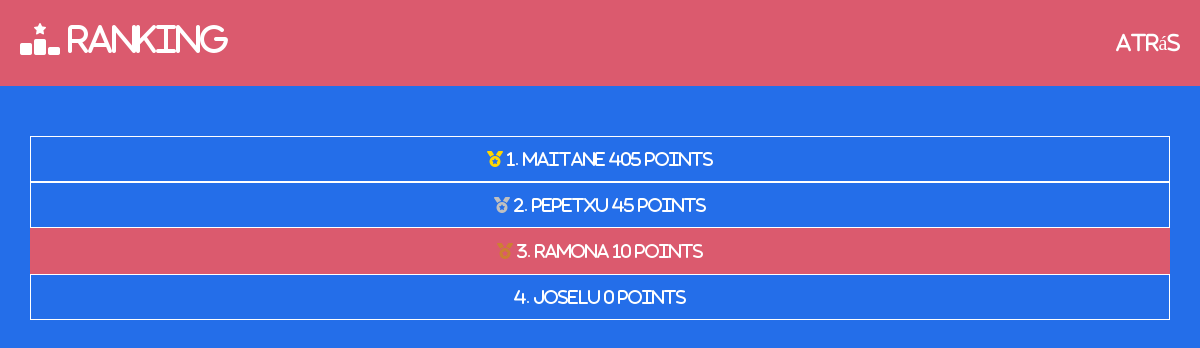
The app's page /game/ranking (signed in) with its own data.
### user/models.py (models this page shows, shortened)
class Ranking(models.Model):
    user = models.OneToOneField(User, on_delete=models.CASCADE)
    points=models.IntegerField()
    learnts=models.ManyToManyField(Term,through='Learnt')

### game/views.py (the view)
# urls.py: path('game/ranking',views.ranking,name='ranking'),
@login_required(login_url="/login")
def ranking(request):
    erabiltzaileak = Ranking.objects.all().annotate(rank=Window(
    expression=RowNumber(),order_by=F("points").desc())).order_by('-points')
    return render(request, 'ranking.html', {'users': erabiltzaileak})

### game/templates/ranking.html (shortened to what this page needs)
{% extends "base.html" %}
{% load static %}
{% block content %}
<nav class="navbar navbar-expand-lg navbar-dark">
    <h2><i class="fa-solid fa-ranking-star"></i> Ranking</h2>
    <div class="collapse navbar-collapse" id="navbarSupportedContent">
        <ul class="navbar-nav ml-auto">
            <li class="nav-item">
                <a href="{% url 'game' %}"><h5 class="m-0">Atrás</h5></a>
              </li>
        </ul>
    </div>
</nav>
<div class="games_container container">
    {% for use in users %}
        {% if use.rank == 1 %}
            {% if use.user == user %}
                <div class="user logged_user">
            {% else %}
                <div class="user">
            {% endif %}
                    <p><i class="fa-solid fa-medal gold"></i> {{ use.rank }}. {{use.user.username}} {{use.points}} points</p>
                </div>
        {% elif use.rank == 2 %}
            {% if use.user == user %}
                <div class="user logged_user">
            {% else %}
                <div class="user">
            {% endif %}
                    <p><i class="fa-solid fa-medal silver"></i> {{ use.rank }}. {{use.user.username}} {{use.points}} points</p>
                </div>
        {% elif use.rank == 3 %}
            {% if use.user == user %}
                <div class="user logged_user">
            {% else %}
                <div class="user">
            {% endif %}
                    <p><i class="fa-solid fa-medal bronze"></i> {{ use.rank }}. {{use.user.username}} {{use.points}} points</p>
                </div>
        {% else %}
            {% if use.user == user %}
                <div class="user logged_user">
            {% else %}
                <div class="user">
            {% endif %}
                    <p>{{ use.rank }}. {{use.user.username}} {{use.points}} points</p>
                </div>
        {% endif %}
    {% endfor %}
</div>
{% endblock content %}

### user/static/css/styles.css (style rules this page uses)
* { color: white; font-family: Montagu Slab, FontAwesome; }
body { background-color: #246ee9; }
.games_container { text-align: center; margin-top: 50px; padding: 0 !important; }
nav { background-color: #db5a6e !important; padding: 20px !important; }
nav a { color: white; }
.user { border: 1px solid white; }
.user p { margin: 10px; }
.logged_user { background-color: #db5a6e; border-color: #db5a6e; }
.gold { color: gold; }
.silver { color: silver; }
.bronze { color: #cd7f32; }

### records on screen
Ranking: rank "1", user.username "maitane", points "405"
Ranking: rank "2", user.username "Pepetxu", points "45"
Ranking: rank "3", user.username "Ramona", points "10"
Ranking: rank "4", user.username "JoseLu", points "0"
